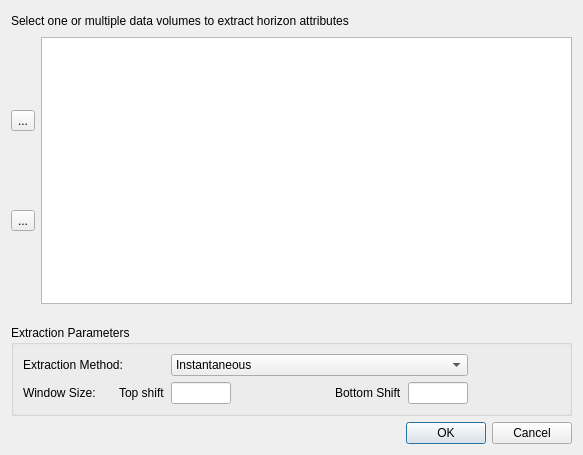
<?xml version="1.0" encoding="UTF-8"?>
<ui version="4.0">
 <class>DlgExtractHorizonAtt</class>
 <widget class="QDialog" name="DlgExtractHorizonAtt">
  <property name="geometry">
   <rect>
    <x>0</x>
    <y>0</y>
    <width>583</width>
    <height>455</height>
   </rect>
  </property>
  <property name="windowTitle">
   <string>Dialog</string>
  </property>
  <layout class="QGridLayout" name="gridLayout_3">
   <item row="0" column="0">
    <layout class="QHBoxLayout" name="horizontalLayout">
     <item>
      <widget class="QLabel" name="label_1">
       <property name="text">
        <string>Select one or multiple data volumes to extract horizon attributes</string>
       </property>
      </widget>
     </item>
     <item>
      <spacer name="horizontalSpacer">
       <property name="orientation">
        <enum>Qt::Horizontal</enum>
       </property>
       <property name="sizeHint" stdset="0">
        <size>
         <width>40</width>
         <height>20</height>
        </size>
       </property>
      </spacer>
     </item>
    </layout>
   </item>
   <item row="1" column="0">
    <layout class="QGridLayout" name="gridLayout_2">
     <property name="bottomMargin">
      <number>15</number>
     </property>
     <item row="0" column="0">
      <layout class="QVBoxLayout" name="_2">
       <property name="bottomMargin">
        <number>0</number>
       </property>
       <item>
        <widget class="QToolButton" name="m_pBtnAdd">
         <property name="maximumSize">
          <size>
           <width>16777215</width>
           <height>16777215</height>
          </size>
         </property>
         <property name="text">
          <string>...</string>
         </property>
        </widget>
       </item>
       <item>
        <widget class="QToolButton" name="m_pBtnRemove">
         <property name="text">
          <string>...</string>
         </property>
        </widget>
       </item>
      </layout>
     </item>
     <item row="0" column="1">
      <widget class="QListWidget" name="m_pListDV"/>
     </item>
    </layout>
   </item>
   <item row="2" column="0">
    <widget class="QGroupBox" name="groupBox">
     <property name="title">
      <string>Extraction Parameters</string>
     </property>
     <layout class="QGridLayout" name="gridLayout">
      <item row="0" column="0" colspan="2">
       <widget class="QLabel" name="label">
        <property name="text">
         <string>Extraction Method: </string>
        </property>
       </widget>
      </item>
      <item row="0" column="2" colspan="4">
       <widget class="QComboBox" name="m_pCombMethod">
        <property name="minimumSize">
         <size>
          <width>200</width>
          <height>0</height>
         </size>
        </property>
        <item>
         <property name="text">
          <string>Instantaneous</string>
         </property>
        </item>
        <item>
         <property name="text">
          <string>Arithmetic Mean</string>
         </property>
        </item>
       </widget>
      </item>
      <item row="0" column="6">
       <spacer name="horizontalSpacer_4">
        <property name="orientation">
         <enum>Qt::Horizontal</enum>
        </property>
        <property name="sizeHint" stdset="0">
         <size>
          <width>118</width>
          <height>20</height>
         </size>
        </property>
       </spacer>
      </item>
      <item row="1" column="0">
       <widget class="QLabel" name="label_2">
        <property name="text">
         <string>Window Size:     </string>
        </property>
       </widget>
      </item>
      <item row="1" column="1">
       <widget class="QLabel" name="label_3">
        <property name="text">
         <string>Top shift</string>
        </property>
       </widget>
      </item>
      <item row="1" column="2">
       <widget class="QLineEdit" name="m_pLineTopShift">
        <property name="minimumSize">
         <size>
          <width>60</width>
          <height>0</height>
         </size>
        </property>
        <property name="maximumSize">
         <size>
          <width>60</width>
          <height>16777215</height>
         </size>
        </property>
       </widget>
      </item>
      <item row="1" column="3">
       <spacer name="horizontalSpacer_3">
        <property name="orientation">
         <enum>Qt::Horizontal</enum>
        </property>
        <property name="sizeHint" stdset="0">
         <size>
          <width>119</width>
          <height>20</height>
         </size>
        </property>
       </spacer>
      </item>
      <item row="1" column="4">
       <widget class="QLabel" name="label_4">
        <property name="text">
         <string>Bottom Shift</string>
        </property>
       </widget>
      </item>
      <item row="1" column="5">
       <widget class="QLineEdit" name="m_pLineBotShift">
        <property name="minimumSize">
         <size>
          <width>60</width>
          <height>0</height>
         </size>
        </property>
        <property name="maximumSize">
         <size>
          <width>60</width>
          <height>16777215</height>
         </size>
        </property>
       </widget>
      </item>
      <item row="1" column="6">
       <spacer name="horizontalSpacer_2">
        <property name="orientation">
         <enum>Qt::Horizontal</enum>
        </property>
        <property name="sizeHint" stdset="0">
         <size>
          <width>118</width>
          <height>20</height>
         </size>
        </property>
       </spacer>
      </item>
     </layout>
    </widget>
   </item>
   <item row="3" column="0">
    <widget class="QDialogButtonBox" name="buttonBox">
     <property name="orientation">
      <enum>Qt::Horizontal</enum>
     </property>
     <property name="standardButtons">
      <set>QDialogButtonBox::Cancel|QDialogButtonBox::Ok</set>
     </property>
    </widget>
   </item>
  </layout>
 </widget>
 <resources/>
 <connections>
  <connection>
   <sender>buttonBox</sender>
   <signal>accepted()</signal>
   <receiver>DlgExtractHorizonAtt</receiver>
   <slot>accept()</slot>
   <hints>
    <hint type="sourcelabel">
     <x>248</x>
     <y>254</y>
    </hint>
    <hint type="destinationlabel">
     <x>157</x>
     <y>274</y>
    </hint>
   </hints>
  </connection>
  <connection>
   <sender>buttonBox</sender>
   <signal>rejected()</signal>
   <receiver>DlgExtractHorizonAtt</receiver>
   <slot>reject()</slot>
   <hints>
    <hint type="sourcelabel">
     <x>316</x>
     <y>260</y>
    </hint>
    <hint type="destinationlabel">
     <x>286</x>
     <y>274</y>
    </hint>
   </hints>
  </connection>
 </connections>
</ui>
